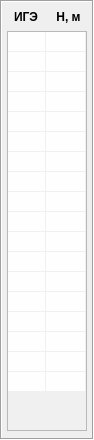
          <widget class="QFrame" name="frame_2">
           <property name="sizePolicy">
            <sizepolicy hsizetype="Fixed" vsizetype="Fixed">
             <horstretch>0</horstretch>
             <verstretch>0</verstretch>
            </sizepolicy>
           </property>
           <property name="minimumSize">
            <size>
             <width>94</width>
             <height>440</height>
            </size>
           </property>
           <property name="maximumSize">
            <size>
             <width>94</width>
             <height>440</height>
            </size>
           </property>
           <property name="frameShape">
            <enum>QFrame::Box</enum>
           </property>
           <property name="frameShadow">
            <enum>QFrame::Sunken</enum>
           </property>
           <layout class="QGridLayout" name="gridLayout_2">
            <property name="leftMargin">
             <number>5</number>
            </property>
            <property name="topMargin">
             <number>5</number>
            </property>
            <property name="rightMargin">
             <number>5</number>
            </property>
            <property name="bottomMargin">
             <number>5</number>
            </property>
            <property name="spacing">
             <number>5</number>
            </property>
            <item row="0" column="0">
             <widget class="QLabel" name="label_7">
              <property name="sizePolicy">
               <sizepolicy hsizetype="Fixed" vsizetype="Fixed">
                <horstretch>0</horstretch>
                <verstretch>0</verstretch>
               </sizepolicy>
              </property>
              <property name="minimumSize">
               <size>
                <width>0</width>
                <height>15</height>
               </size>
              </property>
              <property name="maximumSize">
               <size>
                <width>40</width>
                <height>15</height>
               </size>
              </property>
              <property name="font">
               <font>
                <weight>75</weight>
                <bold>true</bold>
               </font>
              </property>
              <property name="frameShape">
               <enum>QFrame::NoFrame</enum>
              </property>
              <property name="frameShadow">
               <enum>QFrame::Sunken</enum>
              </property>
              <property name="text">
               <string>ИГЭ</string>
              </property>
              <property name="alignment">
               <set>Qt::AlignCenter</set>
              </property>
             </widget>
            </item>
            <item row="0" column="1">
             <widget class="QLabel" name="label_8">
              <property name="sizePolicy">
               <sizepolicy hsizetype="Fixed" vsizetype="Fixed">
                <horstretch>0</horstretch>
                <verstretch>0</verstretch>
               </sizepolicy>
              </property>
              <property name="minimumSize">
               <size>
                <width>0</width>
                <height>15</height>
               </size>
              </property>
              <property name="maximumSize">
               <size>
                <width>40</width>
                <height>15</height>
               </size>
              </property>
              <property name="font">
               <font>
                <weight>75</weight>
                <bold>true</bold>
               </font>
              </property>
              <property name="frameShape">
               <enum>QFrame::NoFrame</enum>
              </property>
              <property name="frameShadow">
               <enum>QFrame::Sunken</enum>
              </property>
              <property name="text">
               <string>Н, м</string>
              </property>
              <property name="alignment">
               <set>Qt::AlignCenter</set>
              </property>
             </widget>
            </item>
            <item row="1" column="0" colspan="2">
             <widget class="QTableWidget" name="tableWidget_4">
              <property name="sizePolicy">
               <sizepolicy hsizetype="Fixed" vsizetype="Fixed">
                <horstretch>0</horstretch>
                <verstretch>0</verstretch>
               </sizepolicy>
              </property>
              <property name="minimumSize">
               <size>
                <width>80</width>
                <height>400</height>
               </size>
              </property>
              <property name="maximumSize">
               <size>
                <width>80</width>
                <height>400</height>
               </size>
              </property>
              <property name="font">
               <font>
                <pointsize>8</pointsize>
               </font>
              </property>
              <property name="styleSheet">
               <string notr="true">background-color: rgb(240, 240, 240);</string>
              </property>
              <property name="frameShape">
               <enum>QFrame::StyledPanel</enum>
              </property>
              <property name="verticalScrollBarPolicy">
               <enum>Qt::ScrollBarAlwaysOff</enum>
              </property>
              <property name="horizontalScrollBarPolicy">
               <enum>Qt::ScrollBarAlwaysOff</enum>
              </property>
              <property name="autoScrollMargin">
               <number>16</number>
              </property>
              <property name="selectionMode">
               <enum>QAbstractItemView::NoSelection</enum>
              </property>
              <property name="gridStyle">
               <enum>Qt::NoPen</enum>
              </property>
              <attribute name="horizontalHeaderVisible">
               <bool>false</bool>
              </attribute>
              <attribute name="horizontalHeaderMinimumSectionSize">
               <number>38</number>
              </attribute>
              <attribute name="horizontalHeaderDefaultSectionSize">
               <number>38</number>
              </attribute>
              <attribute name="horizontalHeaderStretchLastSection">
               <bool>true</bool>
              </attribute>
              <attribute name="verticalHeaderVisible">
               <bool>false</bool>
              </attribute>
              <attribute name="verticalHeaderMinimumSectionSize">
               <number>20</number>
              </attribute>
              <attribute name="verticalHeaderDefaultSectionSize">
               <number>20</number>
              </attribute>
              <row>
               <property name="text">
                <string>1</string>
               </property>
              </row>
              <row>
               <property name="text">
                <string>2</string>
               </property>
              </row>
              <row>
               <property name="text">
                <string>3</string>
               </property>
              </row>
              <row>
               <property name="text">
                <string>4</string>
               </property>
              </row>
              <row>
               <property name="text">
                <string>5</string>
               </property>
              </row>
              <row>
               <property name="text">
                <string>6</string>
               </property>
              </row>
              <row>
               <property name="text">
                <string>7</string>
               </property>
              </row>
              <row>
               <property name="text">
                <string>8</string>
               </property>
              </row>
              <row>
               <property name="text">
                <string>9</string>
               </property>
              </row>
              <row>
               <property name="text">
                <string>10</string>
               </property>
              </row>
              <row>
               <property name="text">
                <string>11</string>
               </property>
              </row>
              <row>
               <property name="text">
                <string>12</string>
               </property>
              </row>
              <row>
               <property name="text">
                <string>13</string>
               </property>
              </row>
              <row>
               <property name="text">
                <string>14</string>
               </property>
              </row>
              <row>
               <property name="text">
                <string>15</string>
               </property>
              </row>
              <row>
               <property name="text">
                <string>16</string>
               </property>
              </row>
              <row>
               <property name="text">
                <string>17</string>
               </property>
              </row>
              <row>
               <property name="text">
                <string>18</string>
               </property>
              </row>
              <column>
               <property name="text">
                <string>ИГЭ</string>
               </property>
              </column>
              <column>
               <property name="text">
                <string>Н, м</string>
               </property>
              </column>
              <item row="0" column="0">
               <property name="text">
                <string/>
               </property>
               <property name="textAlignment">
                <set>AlignCenter</set>
               </property>
               <property name="background">
                <brush brushstyle="SolidPattern">
                 <color alpha="255">
                  <red>254</red>
                  <green>254</green>
                  <blue>254</blue>
                 </color>
                </brush>
               </property>
              </item>
              <item row="0" column="1">
               <property name="text">
                <string/>
               </property>
               <property name="textAlignment">
                <set>AlignCenter</set>
               </property>
               <property name="background">
                <brush brushstyle="SolidPattern">
                 <color alpha="255">
                  <red>254</red>
                  <green>254</green>
                  <blue>254</blue>
                 </color>
                </brush>
               </property>
              </item>
              <item row="1" column="0">
               <property name="text">
                <string/>
               </property>
               <property name="textAlignment">
                <set>AlignCenter</set>
               </property>
               <property name="background">
                <brush brushstyle="SolidPattern">
                 <color alpha="255">
                  <red>254</red>
                  <green>254</green>
                  <blue>254</blue>
                 </color>
                </brush>
               </property>
              </item>
              <item row="1" column="1">
               <property name="text">
                <string/>
               </property>
               <property name="textAlignment">
                <set>AlignCenter</set>
               </property>
               <property name="background">
                <brush brushstyle="SolidPattern">
                 <color alpha="255">
                  <red>254</red>
                  <green>254</green>
                  <blue>254</blue>
                 </color>
                </brush>
               </property>
              </item>
              <item row="2" column="0">
               <property name="text">
                <string/>
               </property>
               <property name="textAlignment">
                <set>AlignCenter</set>
               </property>
               <property name="background">
                <brush brushstyle="SolidPattern">
                 <color alpha="255">
                  <red>254</red>
                  <green>254</green>
                  <blue>254</blue>
                 </color>
                </brush>
               </property>
              </item>
              <item row="2" column="1">
               <property name="text">
                <string/>
               </property>
               <property name="textAlignment">
                <set>AlignCenter</set>
               </property>
               <property name="background">
                <brush brushstyle="SolidPattern">
                 <color alpha="255">
                  <red>254</red>
                  <green>254</green>
                  <blue>254</blue>
                 </color>
                </brush>
               </property>
              </item>
              <item row="3" column="0">
               <property name="text">
                <string/>
               </property>
               <property name="textAlignment">
                <set>AlignCenter</set>
               </property>
               <property name="background">
                <brush brushstyle="SolidPattern">
                 <color alpha="255">
                  <red>254</red>
                  <green>254</green>
                  <blue>254</blue>
                 </color>
                </brush>
               </property>
              </item>
              <item row="3" column="1">
               <property name="text">
                <string/>
               </property>
               <property name="textAlignment">
                <set>AlignCenter</set>
               </property>
               <property name="background">
                <brush brushstyle="SolidPattern">
                 <color alpha="255">
                  <red>254</red>
                  <green>254</green>
                  <blue>254</blue>
                 </color>
                </brush>
               </property>
              </item>
              <item row="4" column="0">
               <property name="text">
                <string/>
               </property>
               <property name="textAlignment">
                <set>AlignCenter</set>
               </property>
               <property name="background">
                <brush brushstyle="SolidPattern">
                 <color alpha="255">
                  <red>254</red>
                  <green>254</green>
                  <blue>254</blue>
                 </color>
                </brush>
               </property>
              </item>
              <item row="4" column="1">
               <property name="text">
                <string/>
               </property>
               <property name="textAlignment">
                <set>AlignCenter</set>
               </property>
               <property name="background">
                <brush brushstyle="SolidPattern">
                 <color alpha="255">
                  <red>254</red>
                  <green>254</green>
                  <blue>254</blue>
                 </color>
                </brush>
               </property>
              </item>
              <item row="5" column="0">
               <property name="text">
                <string/>
               </property>
               <property name="textAlignment">
                <set>AlignCenter</set>
               </property>
               <property name="background">
                <brush brushstyle="SolidPattern">
                 <color alpha="255">
                  <red>254</red>
                  <green>254</green>
                  <blue>254</blue>
                 </color>
                </brush>
               </property>
              </item>
              <item row="5" column="1">
               <property name="text">
                <string/>
               </property>
               <property name="textAlignment">
                <set>AlignCenter</set>
               </property>
               <property name="background">
                <brush brushstyle="SolidPattern">
                 <color alpha="255">
                  <red>254</red>
                  <green>254</green>
                  <blue>254</blue>
                 </color>
                </brush>
               </property>
              </item>
              <item row="6" column="0">
               <property name="text">
                <string/>
               </property>
               <property name="textAlignment">
                <set>AlignCenter</set>
               </property>
               <property name="background">
                <brush brushstyle="SolidPattern">
                 <color alpha="255">
                  <red>254</red>
                  <green>254</green>
                  <blue>254</blue>
                 </color>
                </brush>
               </property>
              </item>
              <item row="6" column="1">
               <property name="text">
                <string/>
               </property>
               <property name="textAlignment">
                <set>AlignCenter</set>
               </property>
               <property name="background">
                <brush brushstyle="SolidPattern">
                 <color alpha="255">
                  <red>254</red>
                  <green>254</green>
                  <blue>254</blue>
                 </color>
                </brush>
               </property>
              </item>
              <item row="7" column="0">
               <property name="text">
                <string/>
               </property>
               <property name="textAlignment">
                <set>AlignCenter</set>
               </property>
               <property name="background">
                <brush brushstyle="SolidPattern">
                 <color alpha="255">
                  <red>254</red>
                  <green>254</green>
                  <blue>254</blue>
                 </color>
                </brush>
               </property>
              </item>
              <item row="7" column="1">
               <property name="text">
                <string/>
               </property>
               <property name="textAlignment">
                <set>AlignCenter</set>
               </property>
               <property name="background">
                <brush brushstyle="SolidPattern">
                 <color alpha="255">
                  <red>254</red>
                  <green>254</green>
                  <blue>254</blue>
                 </color>
                </brush>
               </property>
              </item>
              <item row="8" column="0">
               <property name="text">
                <string/>
               </property>
               <property name="textAlignment">
                <set>AlignCenter</set>
               </property>
               <property name="background">
                <brush brushstyle="SolidPattern">
                 <color alpha="255">
                  <red>254</red>
                  <green>254</green>
                  <blue>254</blue>
                 </color>
                </brush>
               </property>
              </item>
              <item row="8" column="1">
               <property name="text">
                <string/>
               </property>
               <property name="textAlignment">
                <set>AlignCenter</set>
               </property>
               <property name="background">
                <brush brushstyle="SolidPattern">
                 <color alpha="255">
                  <red>254</red>
                  <green>254</green>
                  <blue>254</blue>
                 </color>
                </brush>
               </property>
              </item>
              <item row="9" column="0">
               <property name="text">
                <string/>
               </property>
               <property name="textAlignment">
                <set>AlignCenter</set>
               </property>
               <property name="background">
                <brush brushstyle="SolidPattern">
                 <color alpha="255">
                  <red>254</red>
                  <green>254</green>
                  <blue>254</blue>
                 </color>
                </brush>
               </property>
              </item>
              <item row="9" column="1">
               <property name="text">
                <string/>
               </property>
               <property name="textAlignment">
                <set>AlignCenter</set>
               </property>
               <property name="background">
                <brush brushstyle="SolidPattern">
                 <color alpha="255">
                  <red>254</red>
                  <green>254</green>
                  <blue>254</blue>
                 </color>
                </brush>
               </property>
              </item>
              <item row="10" column="0">
               <property name="text">
                <string/>
               </property>
               <property name="textAlignment">
                <set>AlignCenter</set>
               </property>
               <property name="background">
                <brush brushstyle="SolidPattern">
                 <color alpha="255">
                  <red>254</red>
                  <green>254</green>
                  <blue>254</blue>
                 </color>
                </brush>
               </property>
              </item>
              <item row="10" column="1">
               <property name="text">
                <string/>
               </property>
               <property name="textAlignment">
                <set>AlignCenter</set>
               </property>
               <property name="background">
                <brush brushstyle="SolidPattern">
                 <color alpha="255">
                  <red>254</red>
                  <green>254</green>
                  <blue>254</blue>
                 </color>
                </brush>
               </property>
              </item>
              <item row="11" column="0">
               <property name="text">
                <string/>
               </property>
               <property name="textAlignment">
                <set>AlignCenter</set>
               </property>
               <property name="background">
                <brush brushstyle="SolidPattern">
                 <color alpha="255">
                  <red>254</red>
                  <green>254</green>
                  <blue>254</blue>
                 </color>
                </brush>
               </property>
              </item>
              <item row="11" column="1">
               <property name="text">
                <string/>
               </property>
               <property name="textAlignment">
                <set>AlignCenter</set>
               </property>
               <property name="background">
                <brush brushstyle="SolidPattern">
                 <color alpha="255">
                  <red>254</red>
                  <green>254</green>
                  <blue>254</blue>
                 </color>
                </brush>
               </property>
              </item>
              <item row="12" column="0">
               <property name="text">
                <string/>
               </property>
               <property name="textAlignment">
                <set>AlignCenter</set>
               </property>
               <property name="background">
                <brush brushstyle="SolidPattern">
                 <color alpha="255">
                  <red>254</red>
                  <green>254</green>
                  <blue>254</blue>
                 </color>
                </brush>
               </property>
              </item>
              <item row="12" column="1">
               <property name="text">
                <string/>
               </property>
               <property name="textAlignment">
                <set>AlignCenter</set>
               </property>
               <property name="background">
                <brush brushstyle="SolidPattern">
                 <color alpha="255">
                  <red>254</red>
                  <green>254</green>
                  <blue>254</blue>
                 </color>
                </brush>
               </property>
              </item>
              <item row="13" column="0">
               <property name="text">
                <string/>
               </property>
               <property name="textAlignment">
                <set>AlignCenter</set>
               </property>
               <property name="background">
                <brush brushstyle="SolidPattern">
                 <color alpha="255">
                  <red>254</red>
                  <green>254</green>
                  <blue>254</blue>
                 </color>
                </brush>
               </property>
              </item>
              <item row="13" column="1">
               <property name="text">
                <string/>
               </property>
               <property name="textAlignment">
                <set>AlignCenter</set>
               </property>
               <property name="background">
                <brush brushstyle="SolidPattern">
                 <color alpha="255">
                  <red>254</red>
                  <green>254</green>
                  <blue>254</blue>
                 </color>
                </brush>
               </property>
              </item>
              <item row="14" column="0">
               <property name="text">
                <string/>
               </property>
               <property name="textAlignment">
                <set>AlignCenter</set>
               </property>
               <property name="background">
                <brush brushstyle="SolidPattern">
                 <color alpha="255">
                  <red>254</red>
                  <green>254</green>
                  <blue>254</blue>
                 </color>
                </brush>
               </property>
              </item>
              <item row="14" column="1">
               <property name="text">
                <string/>
               </property>
               <property name="textAlignment">
                <set>AlignCenter</set>
               </property>
               <property name="background">
                <brush brushstyle="SolidPattern">
                 <color alpha="255">
                  <red>254</red>
                  <green>254</green>
                  <blue>254</blue>
                 </color>
                </brush>
               </property>
              </item>
              <item row="15" column="0">
               <property name="text">
                <string/>
               </property>
               <property name="textAlignment">
                <set>AlignCenter</set>
               </property>
               <property name="background">
                <brush brushstyle="SolidPattern">
                 <color alpha="255">
                  <red>254</red>
                  <green>254</green>
                  <blue>254</blue>
                 </color>
                </brush>
               </property>
              </item>
              <item row="15" column="1">
               <property name="text">
                <string/>
               </property>
               <property name="textAlignment">
                <set>AlignCenter</set>
               </property>
               <property name="background">
                <brush brushstyle="SolidPattern">
                 <color alpha="255">
                  <red>254</red>
                  <green>254</green>
                  <blue>254</blue>
                 </color>
                </brush>
               </property>
              </item>
              <item row="16" column="0">
               <property name="text">
                <string/>
               </property>
               <property name="textAlignment">
                <set>AlignCenter</set>
               </property>
               <property name="background">
                <brush brushstyle="SolidPattern">
                 <color alpha="255">
                  <red>254</red>
                  <green>254</green>
                  <blue>254</blue>
                 </color>
                </brush>
               </property>
              </item>
              <item row="16" column="1">
               <property name="text">
                <string/>
               </property>
               <property name="textAlignment">
                <set>AlignCenter</set>
               </property>
               <property name="background">
                <brush brushstyle="SolidPattern">
                 <color alpha="255">
                  <red>254</red>
                  <green>254</green>
                  <blue>254</blue>
                 </color>
                </brush>
               </property>
              </item>
              <item row="17" column="0">
               <property name="text">
                <string/>
               </property>
               <property name="textAlignment">
                <set>AlignCenter</set>
               </property>
               <property name="background">
                <brush brushstyle="SolidPattern">
                 <color alpha="255">
                  <red>254</red>
                  <green>254</green>
                  <blue>254</blue>
                 </color>
                </brush>
               </property>
              </item>
              <item row="17" column="1">
               <property name="text">
                <string/>
               </property>
               <property name="textAlignment">
                <set>AlignCenter</set>
               </property>
               <property name="background">
                <brush brushstyle="SolidPattern">
                 <color alpha="255">
                  <red>254</red>
                  <green>254</green>
                  <blue>254</blue>
                 </color>
                </brush>
               </property>
              </item>
             </widget>
            </item>
           </layout>
          </widget>
